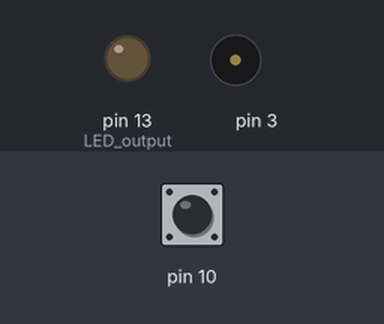
Bench run of a sketch on a simulated Arduino Uno, built with avr-gcc and run on an emulated ATmega328P. On the bench: output pins drawn as LEDs (lit = HIGH), buzzer (waves = sounding). Dashed ring = blinking. The test bench sets the inputs (shaded band); at power-on: pin 10 HIGH. What the sketch prints to the serial monitor is not drawn.

Above: at 1.2 s.
1.3 s: pin 10 pulled LOW for 0.15 s
At 2.2 s:
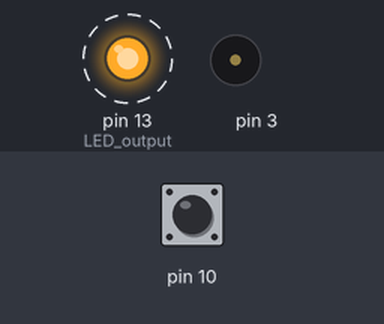
4.4 s: pin 10 pulled LOW for 1 s
At 4.95 s:
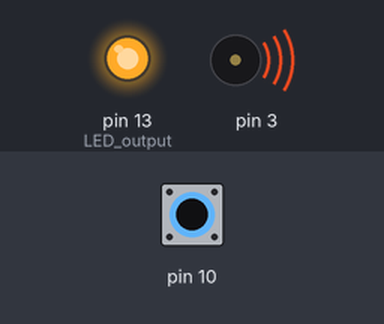
6.9 s: pin 10 pulled LOW for 3.2 s
At 11.05 s:
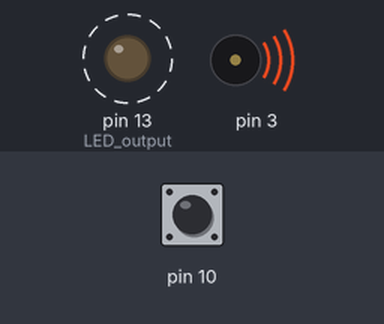
Timing chart, 0 to 19.1 s (numbered marks = the images above; inputs shaded):
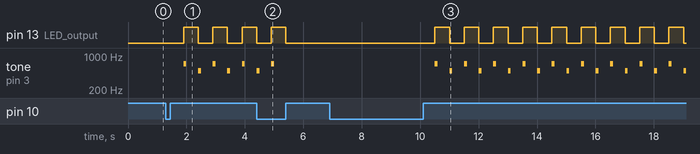

The sketch:

____3_1.ino
```cpp
void setup()
{
  Serial.begin(9600);
  pinMode(10, INPUT_PULLUP);    // 버튼 input
  pinMode(13, OUTPUT);          // LED output
}

int Lpressed = 1;               // 버튼 눌렸었는지 여부, negative active
bool Lflash = false;            // LED 점멸 여부
bool isLeftON = false;          // LED 점등 여부
int Lcnt = 0;                   // 켜진 시간 0.1초씩 count

void loop()
{
  int LPRESS = digitalRead(10);     // 현재 버튼 눌림 여부 확인
                                    // 눌린 순간 변수 업데이트
  if(LPRESS == LOW){if(Lpressed == HIGH) Lpressed = 0;}
  else{
    if(Lpressed == LOW){
      Lpressed = 1;                 // 떼진 순간 변수 업데이트
      Lflash = not(Lflash);         // LED 점멸 여부 전환
    }
  }

  if(Lflash == true){               // LED가 점멸 모드일 때
    if(++Lcnt%5 == 0){              // 0.5초마다 on/off 전환
      isLeftON = not(isLeftON);
      Serial.println();             // for test with monitor
      if(isLeftON==true) tone(3, 700, 100);
      else tone(3, 500, 100);       // on/off에 따른 틱톡 소리
    }
    Serial.print(isLeftON);         // for test with monitor
    Serial.print(" ");
  }
  else{                             // LED가 점멸 모드가 아닐 때
    isLeftON = false;               // LED off
    Lcnt = 0;                       // count변수 초기화
  }
  digitalWrite(13, isLeftON);       // LED 점등 여부 그대로 LED 제어
  delay(100);
}
```

Measured:
- after the input at 1.3 s, pin 13 (LED_output): alternates HIGH for 0.50 s and LOW for 0.50 s, starting after 0.60 s; tone on pin 3: silent → 700 Hz after 0.60 s, then repeats every 1.0 s: silent 0.40 s, 500 Hz 0.10 s, silent 0.40 s, 700 Hz 0.10 s
- after the input at 4.4 s, pin 13 (LED_output): goes on until 5.4 s, then stays LOW; tone on pin 3: goes on until 5.0 s, then stays silent
- after the input at 6.9 s, pin 13 (LED_output): alternates HIGH for 0.50 s and LOW for 0.50 s, starting after 3.6 s; tone on pin 3: silent → 700 Hz after 3.6 s, then repeats every 1.0 s: silent 0.40 s, 500 Hz 0.10 s, silent 0.40 s, 700 Hz 0.10 s
